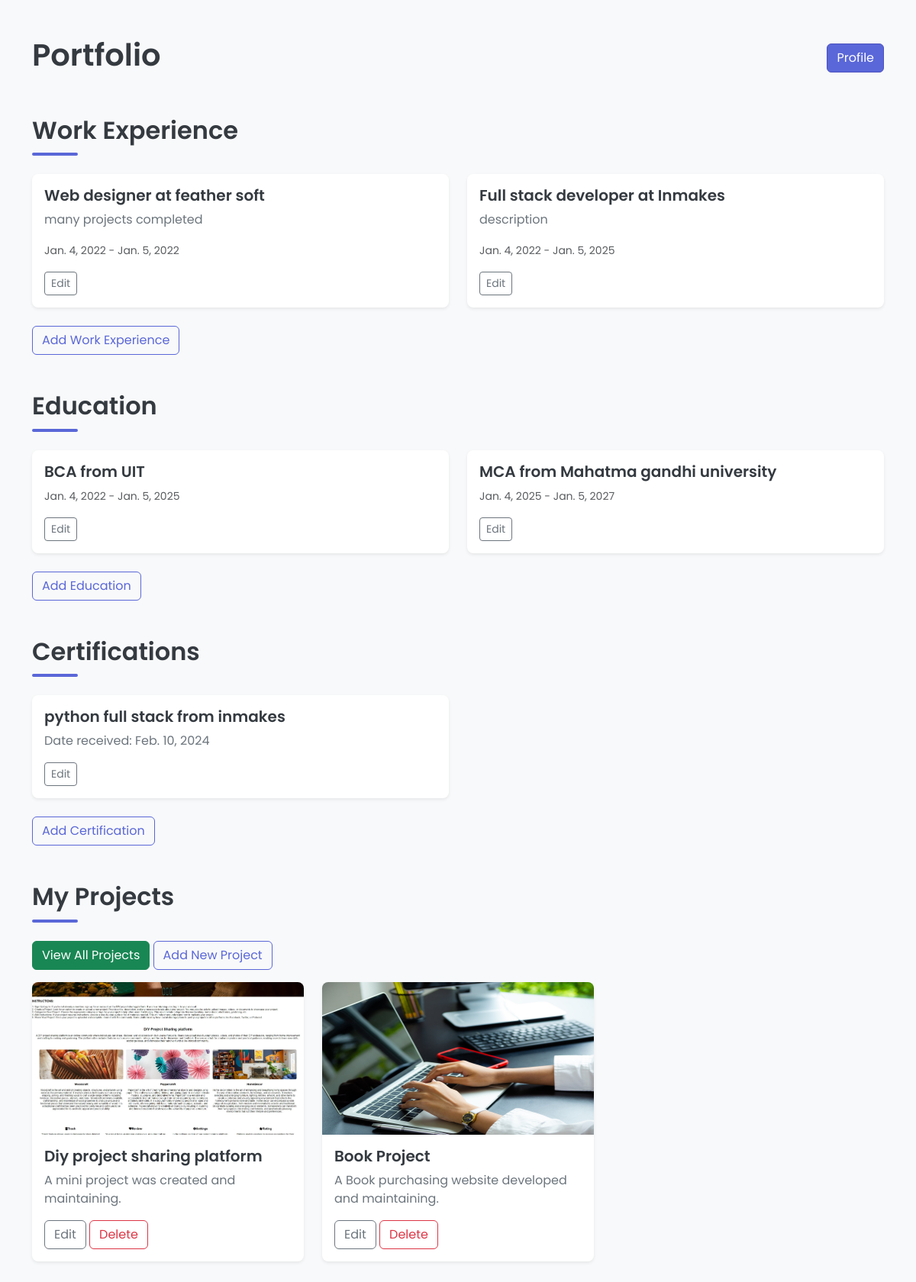
The page / on the database its author committed.
### portapp/models.py (models this page shows, shortened)
class WorkExperience(models.Model):
    profile = models.ForeignKey(UserProfile, on_delete=models.CASCADE)
    job_title = models.CharField(max_length=255)
    company_name = models.CharField(max_length=255)
    description = models.TextField(blank=True)
    start_date = models.DateField()
    end_date = models.DateField(blank=True, null=True)

class Education(models.Model):
    profile = models.ForeignKey(UserProfile, on_delete=models.CASCADE)
    institution = models.CharField(max_length=255)
    degree = models.CharField(max_length=255)
    start_date = models.DateField()
    end_date = models.DateField(blank=True, null=True)

class Certification(models.Model):
    profile = models.ForeignKey(UserProfile, on_delete=models.CASCADE)
    name = models.CharField(max_length=255)
    institution = models.CharField(max_length=255)
    date_received = models.DateField()

class Project(models.Model):
    profile = models.ForeignKey(UserProfile, on_delete=models.CASCADE)
    title = models.CharField(max_length=255)
    description = models.TextField()
    image = models.ImageField(upload_to='projects/')
    link = models.URLField(blank=True)

### portapp/views.py (the view)
# urls.py: path('', portfolio_view, name='portfolio_view'),
def portfolio_view(request):
    profile, created = UserProfile.objects.get_or_create(id=1)  # Replace '1' with actual logic if needed
    work_experiences = WorkExperience.objects.filter(profile=profile)
    educations = Education.objects.filter(profile=profile)
    certifications = Certification.objects.filter(profile=profile)
    projects = Project.objects.filter(profile=profile)
    return render(request, 'portfolio_view.html', {
        'profile': profile,
        'work_experiences': work_experiences,
        'educations': educations,
        'certifications': certifications,
        'projects': projects,
    })

### templates/portfolio_view.html (shortened to what this page needs)
<!DOCTYPE html>
<html lang="en">
<head>
    {% load static %}
    <link href="https://cdn.jsdelivr.net/npm/bootstrap@5.3.0-alpha1/dist/css/bootstrap.min.css" rel="stylesheet">
    <link rel="stylesheet" href="{% static 'css/portfolio.css' %}"></head>
<body>
    <div class="container my-5">
        <div class="d-flex justify-content-between align-items-center">
            <h1 class="text-center">Portfolio</h1>
            <a href="{% url 'profile_view' %}" class="btn btn-primary">Profile</a>
        </div>
        <section class="my-5">
            <h2 class="mb-4">Work Experience</h2>
            <div class="row">
                {% for work_experience in work_experiences %}
                    <div class="col-md-6">
                        <div class="card mb-4 shadow-sm">
                            <div class="card-body">
                                <h5 class="card-title">{{ work_experience.job_title }} at {{ work_experience.company_name }}</h5>
                                <p class="card-text">{{ work_experience.description }}</p>
                                <p class="card-text"><small class="text-muted">{{ work_experience.start_date }} - {% if work_experience.end_date %}{{ work_experience.end_date }}{% else %}Present{% endif %}</small></p>
                                <a href="{% url 'edit_work_experience' work_experience.pk %}" class="btn btn-outline-secondary btn-sm">Edit</a>
                            </div>
                        </div>
                    </div>
                {% endfor %}
            </div>
            <a href="{% url 'add_work_experience' %}" class="btn btn-outline-primary">Add Work Experience</a>
        </section>
        <section class="my-5">
            <h2 class="mb-4">Education</h2>
            <div class="row">
                {% for education in educations %}
                    <div class="col-md-6">
                        <div class="card mb-4 shadow-sm">
                            <div class="card-body">
                                <h5 class="card-title">{{ education.degree }} from {{ education.institution }}</h5>
                                <p class="card-text"><small class="text-muted">{{ education.start_date }} - {% if education.end_date %}{{ education.end_date }}{% else %}Present{% endif %}</small></p>
                                <a href="{% url 'edit_education' education.pk %}" class="btn btn-outline-secondary btn-sm">Edit</a>
                            </div>
                        </div>
                    </div>
                {% endfor %}
            </div>
            <a href="{% url 'add_education' %}" class="btn btn-outline-primary">Add Education</a>
        </section>
        <section class="my-5">
            <h2 class="mb-4">Certifications</h2>
            <div class="row">
                {% for certification in certifications %}
                    <div class="col-md-6">
                        <div class="card mb-4 shadow-sm">
                            <div class="card-body">
                                <h5 class="card-title">{{ certification.name }} from {{ certification.institution }}</h5>
                                <p class="card-text">Date received: {{ certification.date_received }}</p>
                                <a href="{% url 'edit_certification' certification.pk %}" class="btn btn-outline-secondary btn-sm">Edit</a>
                            </div>
                        </div>
                    </div>
                {% endfor %}
            </div>
            <a href="{% url 'add_certification' %}" class="btn btn-outline-primary">Add Certification</a>
        </section>
        <section class="my-5">
            <h2 class="mb-4">My Projects</h2>
            <div class="mb-3">
                <a href="{% url 'showcase_view' %}" class="btn btn-success">View All Projects</a>
                <a href="{% url 'add_project' %}" class="btn btn-outline-primary">Add New Project</a>
            </div>
            <div class="row">
                {% for project in projects %}
                    <div class="col-md-4">
                        <div class="card mb-4 shadow-sm">
                            <img src="{{ project.image.url }}" class="card-img-top" alt="{{ project.title }}">
                            <div class="card-body">
                                <h5 class="card-title">{{ project.title }}</h5>
                                <p class="card-text">{{ project.description }}</p>
                                <a href="{% url 'edit_project' project.id %}" class="btn btn-outline-secondary">Edit</a>
                                <a href="{% url 'delete_project' project.id %}" class="btn btn-outline-danger">Delete</a>
                            </div>
                        </div>
                    </div>
                {% endfor %}
            </div>
        </section>
    </div>
</body>
</html>

### static/css/portfolio.css (style rules this page uses)
body { font-family: 'Poppins', sans-serif; background-color: #f8f9fa; color: #333; }
h1, h2, h3 { font-weight: 600; color: #343a40; }
.btn-primary { background-color: #5a67d8; border-color: #4c51bf; }
.btn-outline-primary { color: #5a67d8; border-color: #5a67d8; }
.btn-outline-secondary { color: #6c757d; border-color: #6c757d; }
.card { border: none; border-radius: 8px; transition: transform 0.3s, box-shadow 0.3s; }
.card-title { font-size: 1.25rem; color: #343a40; font-weight: 600; }
.card-text { color: #6c757d; }
.card img { border-top-left-radius: 8px; border-top-right-radius: 8px; height: 200px; object-fit: cover; }
section h2 { font-size: 2rem; margin-bottom: 20px; position: relative; }
section h2::after { content: ''; display: block; width: 60px; height: 4px; background-color: #5a67d8; margin-top: 10px; border-radius: 2px; }
a { text-decoration: none; color: #5a67d8; font-weight: 500; }
.mb-4 { margin-bottom: 1.5rem !important; }
.mb-3 { margin-bottom: 1rem !important; }

### rows shown on the page
WorkExperience: job_title "Web designer", company_name "feather soft", description "many projects completed", start_date "Jan. 4, 2022", end_date "Jan. 5, 2022"
WorkExperience: job_title "Full stack developer", company_name "Inmakes", description "description", start_date "Jan. 4, 2022", end_date "Jan. 5, 2025"
Education: degree "BCA", institution "UIT", start_date "Jan. 4, 2022", end_date "Jan. 5, 2025"
Education: degree "MCA", institution "Mahatma gandhi university", start_date "Jan. 4, 2025", end_date "Jan. 5, 2027"
Certification: name "python full stack", institution "inmakes", date_received "Feb. 10, 2024"
Project: image (picture), title "Diy project sharing platform", description "A mini project was created and maintaining."
Project: image (picture), title "Book Project", description "A Book purchasing website developed and maintaining."
